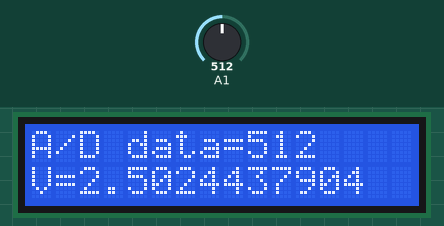
A sketch run on a simulated Arduino Uno, built with avr-gcc and run on an emulated ATmega328P. Shown: 16×2 character LCD. Inputs (shaded band) come from the test bench; at power-on: A1 = 512.

Above: at 1.2 s.
1.3 s: A1 set to 716
At 2.5 s:
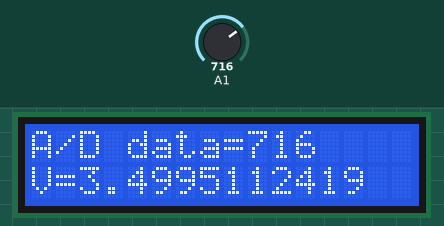
3.5 s: A1 set to 900
At 4.6 s:
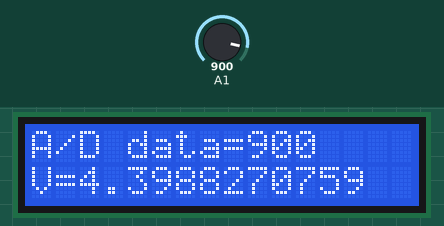
5.5 s: A1 set to 1023
At 6.7 s:
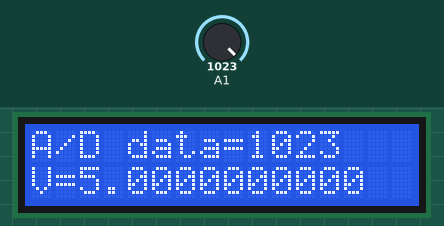
Timing chart, 0 to 8.5 s (numbered marks = the images above; inputs shaded):
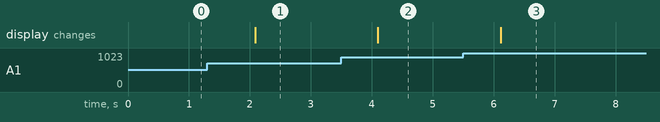

Measured:
- after the input at 1.3 s, the display: changes after 0.78 s (image 1)
- after the input at 3.5 s, the display: changes after 0.60 s (image 2)
- after the input at 5.5 s, the display: changes after 0.61 s (image 3)

The sketch:

4.ino
```cpp
/*AD変換プログラム*/

#include<LiquidCrystal.h>

int data = 0;//AD変換したいデータ
float volt = 0;

LiquidCrystal lcd(7, 8, 9, 10, 11, 12);

void setup() {
  // put your setup code here, to run once:
  lcd.begin(16, 2);//ディスプレイの表示列・行数の指定。
}

void loop() {
  // put your main code here, to run repeatedly:
  lcd.clear();//ディスプレイ表示の初期化
  data = analogRead(1);//AD変換
  lcd.setCursor(0, 0);//カーソルの位置を指定
  lcd.print("A/D data=");
  lcd.print(data, DEC);//データを10進数で表示
  lcd.print(" ");

  volt = (float)data * 5 / 1023;//変換データから，入力電圧を求める。
  lcd.setCursor(0, 1);//カーソルを下の段へ
  lcd.print("V=");
  lcd.print(volt, DEC);
  delay(1000);
}
```
